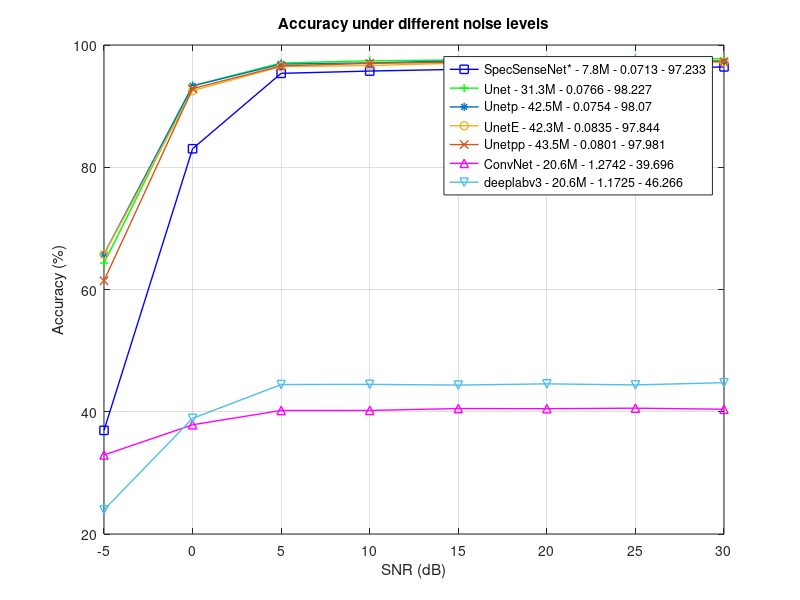

Here is the MATLAB script that generated this plot:

% Assuming WiComNetA.TrainingAccuracy is a 1x28176 vector

SNRs = [-5 0 5 10 15 20 25 30];

pwicomnet = [0.36953 0.83025 0.95363 0.95736 0.96019 0.9592 0.95999 0.96421] * 100;
punet = [0.6433	0.93323	0.97062	0.97422	0.97554	0.97577	0.97869	0.97737] * 100;
punetpp = [0.61435	0.92859	0.96592	0.9699	0.97189	0.96974	0.97362	0.97281] * 100;
punetp = [0.65794	0.93313	0.96877	0.97081	0.97409	0.97246	0.97521	0.97379] * 100;
punetE = [0.65718	0.92531	0.96462	0.96643	0.97024	0.96695	0.9713	0.97211] * 100;
pdeeplab = [0.23959	0.38916	0.44452	0.44481	0.44365	0.44565	0.44389	0.44756] * 100;
pconvnet = [0.32923	0.37868	0.40207	0.40214	0.40523	0.405	0.40585	0.40411] * 100;


% Plot the accuracies for each epoch
figure;
plot(SNRs, pwicomnet, '-b', 'LineWidth', 1, 'Marker', "square"); % Plot wicomnetA in red
hold on; % Hold the current plot
plot(SNRs, punet,'color',	"#00FF00", 'LineWidth', 1, 'Marker', "+"); % Plot unet in blue
hold on; % Hold the current plot
plot(SNRs, punetp,'color', "#0072BD", 'LineWidth', 1, 'Marker', "*");
hold on; % Hold the current plot
plot(SNRs, punetE,'color', "#EDB120", 'LineWidth', 1, 'Marker', "o");
hold on; % Hold the current plot
plot(SNRs, punetpp,'color', "#D95319", 'LineWidth', 1, 'Marker', "x");
hold on; % Hold the current plot
plot(SNRs, pconvnet,'color', "#FF00FF", 'LineWidth', 1, 'Marker', "^");
hold on; % Hold the current plot
plot(SNRs, pdeeplab,'color', "#4DBEEE", 'LineWidth', 1, 'Marker', "v");


hold off; % Release the hold

xlabel('SNR (dB)');
ylabel('Accuracy (%)');
title('Accuracy under different noise levels');
legend('SpecSenseNet* - 7.8M - 0.0713 - 97.233',....
       'Unet - 31.3M - 0.0766 - 98.227',...
       'Unetp - 42.5M - 0.0754 - 98.07',...
       'UnetE - 42.3M - 0.0835 - 97.844',...
       'Unetpp - 43.5M - 0.0801 - 97.981',...
       'ConvNet - 20.6M - 1.2742 - 39.696',...
       'deeplabv3 - 20.6M - 1.1725 - 46.266',...
       'Location', 'best'); % Add legend for each line
grid on; % Turn on the grid
